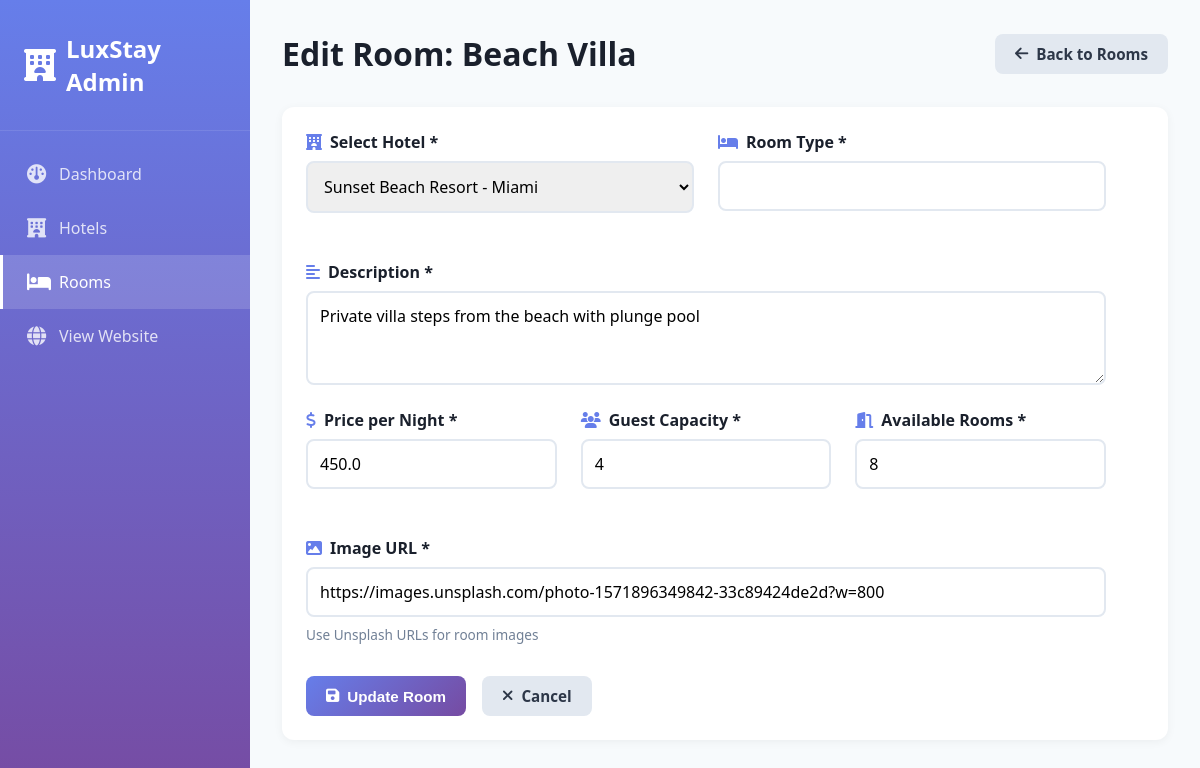
The app's page /admin/rooms/edit/4 with its own data.
### models/hotel.py (models this page shows, shortened)
class Room(db.Model):
    __tablename__ = 'rooms'
    id = db.Column(db.Integer, primary_key=True)
    hotel_id = db.Column(db.Integer, db.ForeignKey('hotels.id'),nullable=False)
    room_name = db.Column(db.String(100), nullable=False)
    price_per_night = db.Column(db.Float, nullable=False)
    capacity = db.Column(db.Integer, nullable=False)
    available_rooms= db.Column(db.Integer, nullable=False)
    description = db.Column(db.Text)
    image_url = db.Column(db.String(100))
    bookings= db.relationship('Booking', backref='room', lazy=True)

class Hotel(db.Model):
    __tablename__ = 'hotels'
    id = db.Column(db.Integer, primary_key=True)
    name = db.Column(db.String(100), nullable=False)
    description = db.Column(db.Text)
    address = db.Column(db.String(100), nullable=False)
    city = db.Column(db.String(100), nullable=False)
    country = db.Column(db.String(100), nullable=False)
    star_rating = db.Column(db.Integer)
    image_url = db.Column(db.String(100))
    amenities = db.Column(db.Text)
    created_at = db.Column(db.DateTime, default=datetime.utcnow)
    rooms= db.relationship('Room', backref='hotel', lazy=True, cascade='all, delete-orphan')

### routes/admin.py (the view, shortened to what this page needs)
@admin_bp.route('/rooms/edit/<int:id>', methods=['GET', 'POST'])
def edit_room(id):
    room = Room.query.get_or_404(id)
    hotels = Hotel.query.all()
    return render_template('admin/edit_room.html', room=room, hotels=hotels)

### templates/admin/edit_room.html (shortened to what this page needs)
<!DOCTYPE html>
<html lang="en">
<head>
    <link rel="stylesheet" href="{{ url_for('static', filename='css/admin.css') }}">
    <link rel="stylesheet" href="https://cdnjs.cloudflare.com/ajax/libs/font-awesome/6.4.0/css/all.min.css">
</head>
<body>
    <div class="admin-container">
        <aside class="sidebar">
            <div class="sidebar-header">
                <i class="fas fa-hotel"></i>
                <h2>LuxStay Admin</h2>
            </div>
            <nav class="sidebar-nav">
                <a href="{{ url_for('admin.dashboard') }}" class="nav-item">
                    <i class="fas fa-dashboard"></i>
                    <span>Dashboard</span>
                </a>
                <a href="{{ url_for('admin.hotels') }}" class="nav-item">
                    <i class="fas fa-hotel"></i>
                    <span>Hotels</span>
                </a>
                <a href="{{ url_for('admin.rooms') }}" class="nav-item active">
                    <i class="fas fa-bed"></i>
                    <span>Rooms</span>
                </a>
                <a href="{{ url_for('main.home') }}" class="nav-item">
                    <i class="fas fa-globe"></i>
                    <span>View Website</span>
                </a>
            </nav>
        </aside>
        <main class="main-content">
            <header class="content-header">
                <h1>Edit Room: {{ room.room_name }}</h1>
                <a href="{{ url_for('admin.rooms') }}" class="btn-secondary">
                    <i class="fas fa-arrow-left"></i> Back to Rooms
                </a>
            </header>
            <div class="content-section">
                <form method="POST" class="admin-form">
                    <div class="form-row">
                        <div class="form-group">
                            <label for="hotel_id"><i class="fas fa-hotel"></i> Select Hotel *</label>
                            <select id="hotel_id" name="hotel_id" required>
                                {% for hotel in hotels %}
                                <option value="{{ hotel.id }}" {% if hotel.id == room.hotel_id %}selected{% endif %}>
                                    {{ hotel.name }} - {{ hotel.city }}
                                </option>
                                {% endfor %}
                            </select>
                        </div>
                        <div class="form-group">
                            <label for="room_type"><i class="fas fa-bed"></i> Room Type *</label>
                            <input type="text" id="room_type" name="room_type" value="{{ room.room_type }}" required>
                        </div>
                    </div>
                    <div class="form-group">
                        <label for="description"><i class="fas fa-align-left"></i> Description *</label>
                        <textarea id="description" name="description" rows="3" required>{{ room.description }}</textarea>
                    </div>
                    <div class="form-row">
                        <div class="form-group">
                            <label for="price_per_night"><i class="fas fa-dollar-sign"></i> Price per Night *</label>
                            <input type="number" id="price_per_night" name="price_per_night"
                                   step="0.01" min="0" value="{{ room.price_per_night }}" required>
                        </div>
                        <div class="form-group">
                            <label for="capacity"><i class="fas fa-users"></i> Guest Capacity *</label>
                            <input type="number" id="capacity" name="capacity" min="1"
                                   value="{{ room.capacity }}" required>
                        </div>
                        <div class="form-group">
                            <label for="available_rooms"><i class="fas fa-door-open"></i> Available Rooms *</label>
                            <input type="number" id="available_rooms" name="available_rooms"
                                   min="0" value="{{ room.available_rooms }}" required>
                        </div>
                    </div>
                    <div class="form-group">
                        <label for="image_url"><i class="fas fa-image"></i> Image URL *</label>
                        <input type="url" id="image_url" name="image_url" value="{{ room.image_url }}" required>
                        <small>Use Unsplash URLs for room images</small>
                    </div>
                    <div class="form-actions">
                        <button type="submit" class="btn-primary">
                            <i class="fas fa-save"></i> Update Room
                        </button>
                        <a href="{{ url_for('admin.rooms') }}" class="btn-secondary">
                            <i class="fas fa-times"></i> Cancel
                        </a>
                    </div>
                </form>
            </div>
        </main>
    </div>
</body>
</html>

### static/css/admin.css (style rules this page uses)
* { margin: 0; padding: 0; box-sizing: border-box; }
:root { --primary-color: #667eea; --secondary-color: #764ba2; --success-color: #48bb78; --danger-color: #f56565; --warning-color: #ed8936; --info-color: #4299e1; --dark-color: #1a202c; --light-color: #f7fafc; --border-color: #e2e8f0; --sidebar-width: 250px; }
body { font-family: 'Segoe UI', Tahoma, Geneva, Verdana, sans-serif; background: var(--light-color); color: #2d3748; }
.admin-container { display: flex; min-height: 100vh; }
.sidebar { width: var(--sidebar-width); background: linear-gradient(180deg, var(--primary-color), var(--secondary-color)); color: white; position: fixed; height: 100vh; overflow-y: auto; }
.sidebar-header { padding: 2rem 1.5rem; display: flex; align-items: center; gap: 10px; border-bottom: 1px solid rgba(255,255,255,0.1); }
.sidebar-header i { font-size: 2rem; }
.sidebar-header h2 { font-size: 1.5rem; }
.sidebar-nav { padding: 1rem 0; }
.nav-item { display: flex; align-items: center; gap: 12px; padding: 1rem 1.5rem; color: rgba(255,255,255,0.8); text-decoration: none; transition: all 0.3s; border-left: 3px solid transparent; }
.nav-item.active { background: rgba(255,255,255,0.15); color: white; border-left-color: white; }
.nav-item i { font-size: 1.2rem; width: 20px; }
.main-content { margin-left: var(--sidebar-width); flex: 1; padding: 2rem; }
.content-header { display: flex; justify-content: space-between; align-items: center; margin-bottom: 2rem; }
.content-header h1 { font-size: 2rem; color: var(--dark-color); }
.btn-primary, .btn-secondary, .btn-edit, .btn-delete { padding: 10px 20px; border: none; border-radius: 8px; font-weight: 600; cursor: pointer; text-decoration: none; display: inline-flex; align-items: center; gap: 8px; transition: all 0.3s; font-size: 0.95rem; }
.btn-primary { background: linear-gradient(135deg, var(--primary-color), var(--secondary-color)); color: white; }
.btn-secondary { background: #e2e8f0; color: #2d3748; }
.content-section { background: white; border-radius: 12px; padding: 1.5rem; box-shadow: 0 2px 10px rgba(0,0,0,0.05); margin-bottom: 2rem; }
.admin-form { max-width: 800px; }
.form-row { display: grid; grid-template-columns: repeat(auto-fit, minmax(200px, 1fr)); gap: 1.5rem; margin-bottom: 1.5rem; }
.form-group { display: flex; flex-direction: column; gap: 0.5rem; margin-bottom: 1.5rem; }
.form-group label { font-weight: 600; color: var(--dark-color); display: flex; align-items: center; gap: 8px; }
.form-group label i { color: var(--primary-color); }
.form-group input, .form-group select, .form-group textarea { padding: 12px; border: 2px solid var(--border-color); border-radius: 8px; font-size: 1rem; transition: all 0.3s; font-family: inherit; }
.form-group small { color: #718096; font-size: 0.85rem; }
.form-actions { display: flex; gap: 1rem; margin-top: 2rem; }

### records on screen
Room: room_name "Beach Villa", hotel_id "Sunset Beach Resort - Miami", description "Private villa steps from the beach with plunge pool", price_per_night "450.0", capacity "4", available_rooms "8", image_url "https://images.unsplash.com/photo-1571896349842-33c89424de2d?w=800"
